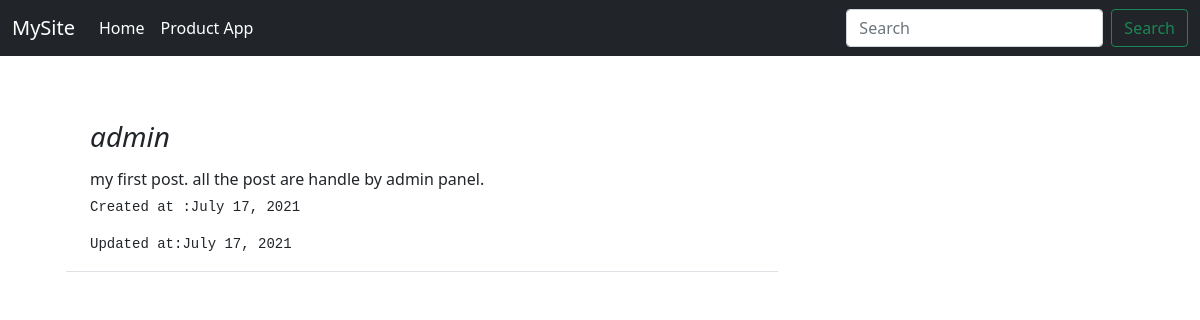
Page /user/post/1 on the committed database.
### User/models.py (models this page shows)
class Post(models.Model):
    user = models.ForeignKey(User, on_delete=models.DO_NOTHING)
    text = models.TextField(default="")
    created_at = models.DateField()
    updated_at = models.DateField()
    def __str__(self):
        return self.text

### User/views.py (the view)
# urls.py: path("post/<int:id>", views.post, name ="Post")
def post(request,id):
    post= Post.objects.filter(user=id)[0]
    print(post)
    return render(request,'user/post.html',{'post':post})

### User/templates/User/post.html (shortened to what this page needs)
{% extends 'User/basic.html' %}
{% block body %}
<div class ="container">
    <div class="row g-5 my-3 mx-4">
        <div class="col-md-8 border-bottom">
            <i><h3 class="pb-2 mb-2 fst-italicborder-bottom" >
                {{post.user}}
            </h3></i>
            <span><h6>
                 {{post.text}}
            </h6></span>
            <span><pre>Created at :{{post.created_at}} </pre></span>
            <span><pre>Updated at:{{post.created_at}}</pre></span>
        </div>
    </div>
</div>
{% endblock body %}

### rows in the picture
Post: user "admin", text "my first post. all the post are handle by admin panel.", created_at "July 17, 2021"
